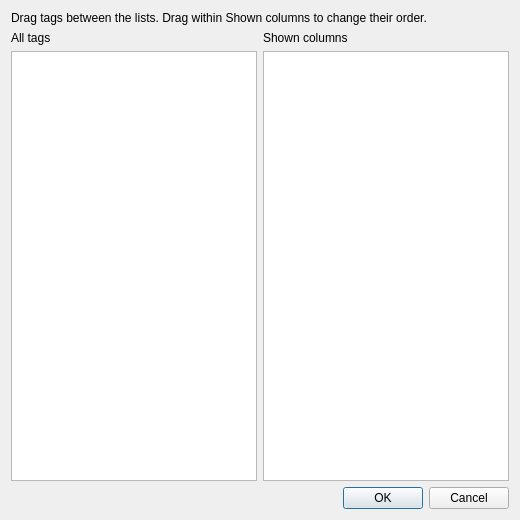
<?xml version="1.0" encoding="UTF-8"?>
<ui version="4.0">
 <class>columnsEditDialog</class>
 <widget class="QDialog" name="columnsEditDialog">
  <property name="geometry">
   <rect>
    <x>0</x>
    <y>0</y>
    <width>520</width>
    <height>520</height>
   </rect>
  </property>
  <property name="windowTitle">
   <string>Table columns</string>
  </property>
  <layout class="QVBoxLayout" name="verticalLayout">
   <item>
    <widget class="QLabel" name="columnsEditHint">
     <property name="text">
      <string>Drag tags between the lists. Drag within Shown columns to change their order.</string>
     </property>
     <property name="wordWrap">
      <bool>true</bool>
     </property>
    </widget>
   </item>
   <item>
    <layout class="QHBoxLayout" name="columnsEditLists">
     <item>
      <layout class="QVBoxLayout" name="columnsEditAvailableColumn">
       <item>
        <widget class="QLabel" name="columnsEditAvailableLabel">
         <property name="text">
          <string>All tags</string>
         </property>
        </widget>
       </item>
       <item>
        <widget class="QListWidget" name="columnsEditAvailableList">
         <property name="acceptDrops">
          <bool>true</bool>
         </property>
         <property name="dragEnabled">
          <bool>true</bool>
         </property>
         <property name="dragDropMode">
          <enum>QAbstractItemView::DragDropMode::DragDrop</enum>
         </property>
         <property name="defaultDropAction">
          <enum>Qt::DropAction::MoveAction</enum>
         </property>
         <property name="selectionMode">
          <enum>QAbstractItemView::SelectionMode::ExtendedSelection</enum>
         </property>
        </widget>
       </item>
      </layout>
     </item>
     <item>
      <layout class="QVBoxLayout" name="columnsEditShownColumn">
       <item>
        <widget class="QLabel" name="columnsEditShownLabel">
         <property name="text">
          <string>Shown columns</string>
         </property>
        </widget>
       </item>
       <item>
        <widget class="QListWidget" name="columnsEditShownList">
         <property name="acceptDrops">
          <bool>true</bool>
         </property>
         <property name="dragEnabled">
          <bool>true</bool>
         </property>
         <property name="dragDropMode">
          <enum>QAbstractItemView::DragDropMode::DragDrop</enum>
         </property>
         <property name="defaultDropAction">
          <enum>Qt::DropAction::MoveAction</enum>
         </property>
         <property name="selectionMode">
          <enum>QAbstractItemView::SelectionMode::ExtendedSelection</enum>
         </property>
        </widget>
       </item>
      </layout>
     </item>
    </layout>
   </item>
   <item>
    <widget class="QDialogButtonBox" name="columnsEditButtonBox">
     <property name="orientation">
      <enum>Qt::Orientation::Horizontal</enum>
     </property>
     <property name="standardButtons">
      <set>QDialogButtonBox::StandardButton::Cancel|QDialogButtonBox::StandardButton::Ok</set>
     </property>
    </widget>
   </item>
  </layout>
 </widget>
 <resources/>
 <connections/>
</ui>
